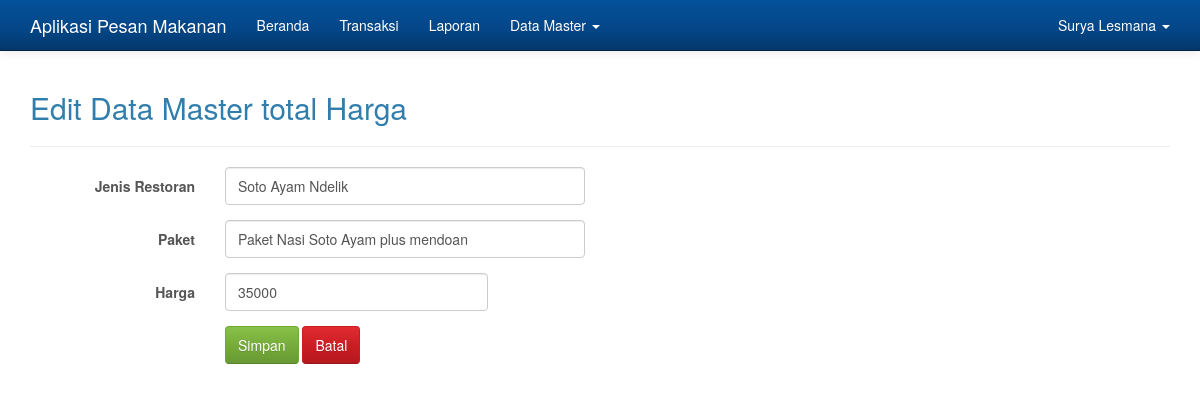
The page /admin.php?hlm=biaya&aksi=edit&id_biaya=6 (signed in) on the database its author committed.
### tables this page shows
CREATE TABLE IF NOT EXISTS `biaya` (
  `id_biaya` int(10) NOT NULL,
  `jenis` varchar(50) NOT NULL,
  `paket` varchar(100) NOT NULL,
  `biaya` int(10) NOT NULL
);

### biaya_edit.php (the view, shortened to what this page needs)
<?php
if( empty( $_SESSION['id_user'] ) ){
	$_SESSION['err'] = '<strong>ERROR!</strong> Anda harus login terlebih dahulu.';
	header('Location: ./');
	die();
} else {
	if( isset( $_REQUEST['submit'] )){
		$id_biaya = $_REQUEST['id_biaya'];
		$jenis = $_REQUEST['jenis'];
		$paket = $_REQUEST['paket'];
		$biaya = $_REQUEST['biaya'];
		$sql = mysqli_query($koneksi, "UPDATE biaya SET jenis='$jenis', paket='$paket', biaya='$biaya' WHERE id_biaya='$id_biaya'");
		if($sql == true){
			header('Location: ./admin.php?hlm=biaya');
			die();
		} else {
			echo 'ERROR! Periksa penulisan querynya.';
		}
	} else {
		$id_biaya = $_REQUEST['id_biaya'];
		$sql = mysqli_query($koneksi, "SELECT * FROM biaya WHERE id_biaya='$id_biaya'");
		while($row = mysqli_fetch_array($sql)){
?>
<h2>Edit Data Master total Harga</h2>
<hr>
<form method="post" action="" class="form-horizontal" role="form">
	<div class="form-group">
		<label for="jenis" class="col-sm-2 control-label">Jenis Restoran</label>
		<div class="col-sm-4">
			<input type="text" class="form-control" id="jenis" value="<?php echo $row['jenis']; ?>" name="jenis" placeholder="Jenis Restoran" required>
		</div>
	</div>
	<div class="form-group">
		<label for="paket" class="col-sm-2 control-label">Paket</label>
		<div class="col-sm-4">
			<input type="text" class="form-control" id="paket" value="<?php echo $row['paket']; ?>" name="paket" placeholder="Paket" required>
		</div>
	</div>
	<div class="form-group">
		<label for="biaya" class="col-sm-2 control-label">Harga</label>
		<div class="col-sm-3">
			<input type="number" class="form-control" id="biaya" value="<?php echo $row['biaya']; ?>" name="biaya" placeholder="Harga" required>
		</div>
	</div>
	<div class="form-group">
		<div class="col-sm-offset-2 col-sm-10">
			<button type="submit" name="submit" class="btn btn-success">Simpan</button>
			<a href="./admin.php?hlm=biaya" class="btn btn-danger">Batal</a>
		</div>
	</div>
</form>
<?php
	}
	}
}
?>

### admin.php (style rules this page uses)
body { min-height: 200px; padding-top: 70px; }

### rows shown on the page
biaya: jenis "Soto Ayam Ndelik", paket "Paket Nasi Soto Ayam plus mendoan", biaya "35000"

### other values the page prints
$_SESSION['nama'] "Surya Lesmana"
